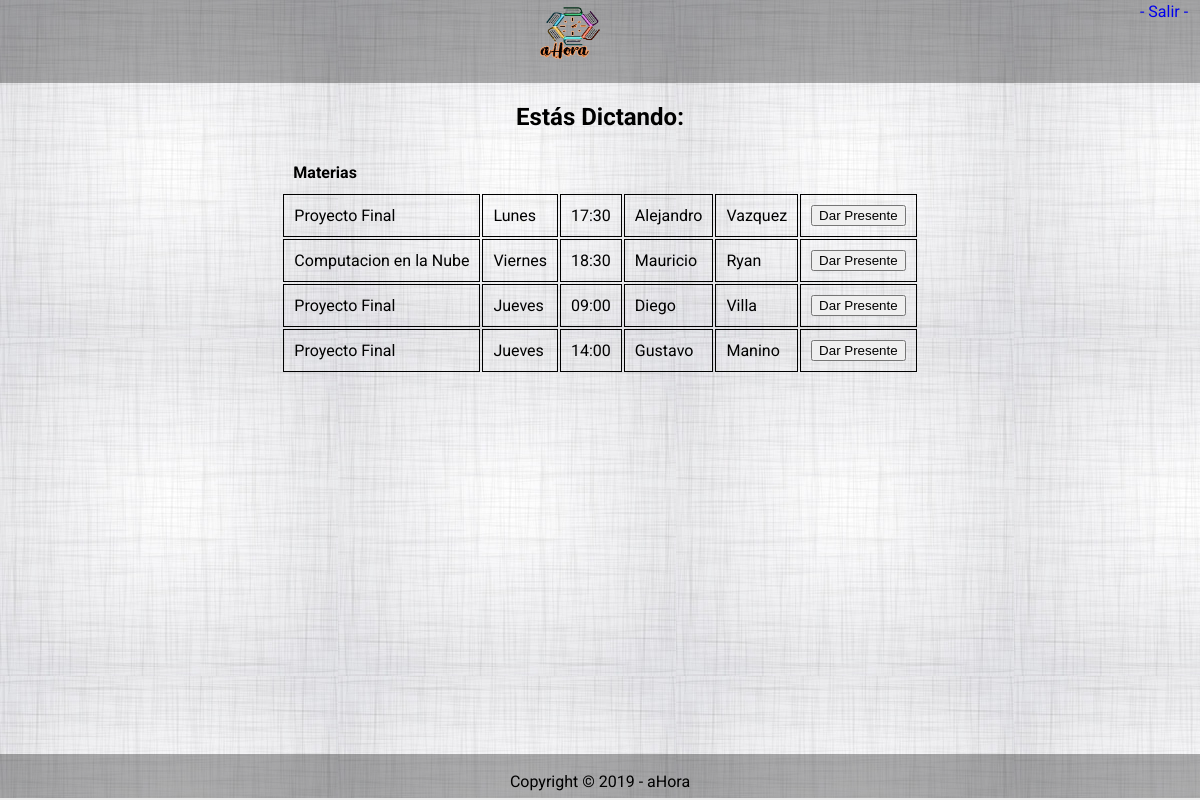
The page /vista/asistencia/asistenciaAlumno.php (signed in) on the database as committed earlier.
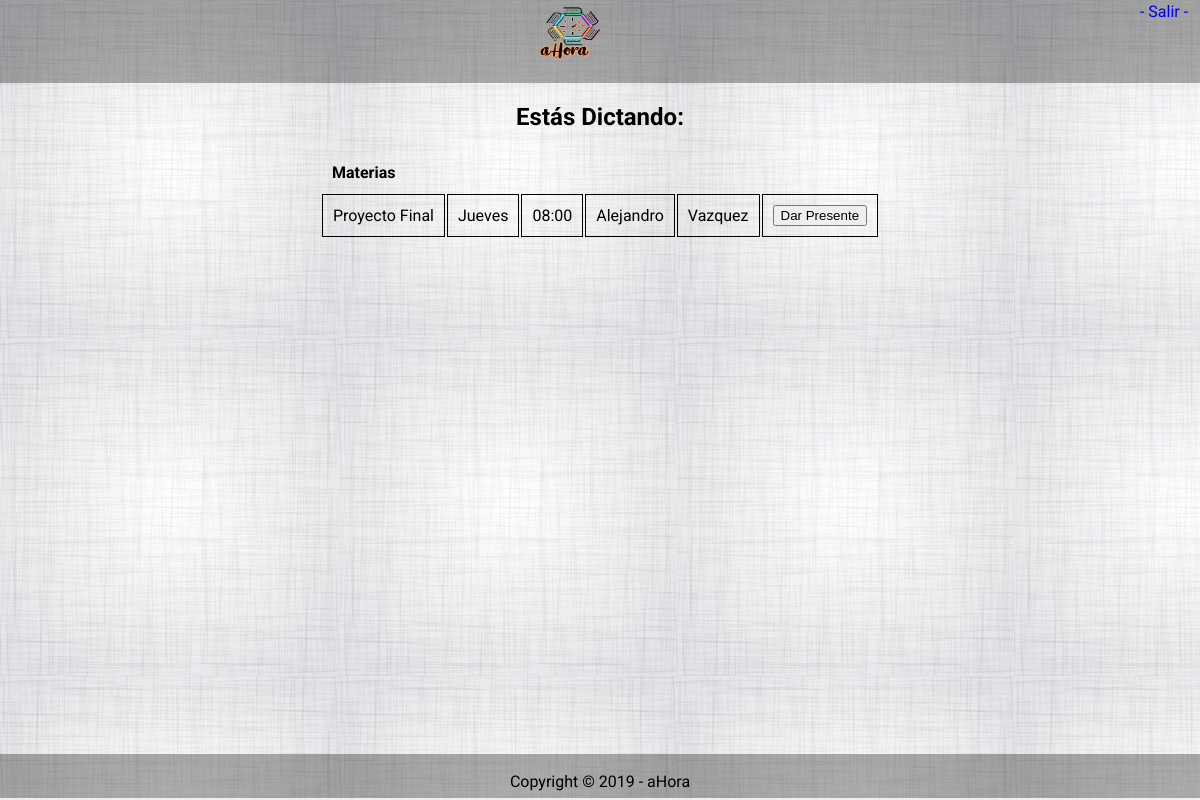
The same page on the database as committed later.
### tables this page shows
CREATE TABLE `materia` (
  `id_materia` int(20) NOT NULL,
  `nombreMateria` varchar(50) NOT NULL,
  `fk_departamento` int(20) NOT NULL,
  `fk_dia` int(20) NOT NULL
);

CREATE TABLE `dia` (
  `id_dia` int(20) NOT NULL,
  `dia` varchar(50) NOT NULL
);

CREATE TABLE `horariodeconsulta` (
  `id_horariodeconsulta` int(20) NOT NULL,
  `hora` char(5) NOT NULL,
  `activoDesde` date NOT NULL,
  `activoHasta` date NOT NULL,
  `fk_dia` int(20) NOT NULL,
  `fk_materia` int(20) NOT NULL,
  `fk_profesor` int(20) NOT NULL,
  `semestre` int(11) NOT NULL,
  `n` int(2) NOT NULL,
  `fk_aula` int(20) NOT NULL
);

CREATE TABLE `profesor` (
  `id_profesor` int(20) NOT NULL,
  `legajo` varchar(20) NOT NULL,
  `apellido` varchar(50) NOT NULL,
  `nombre` varchar(50) NOT NULL,
  `email` varchar(50) NOT NULL,
  `fk_dedicacion_materia_profesor` int(20) DEFAULT NULL
);

### vista/rutas.php (called while the page is built, shortened)
<?php
$URL='http://localhost/ProyectoFinalUTN';
$fondo="/vista/fondoCuerpo.jpg";
$AsistirAlumno='/controlador/asistencia/AsistirAlumno.php';

### controlador/asistencia/asistenciaControlador.php (called while the page is built, shortened)
<?php
require 'C:/xampp/htdocs/ProyectoFinalUTN/vista/rutas.php';
class Asistenciacontrolador extends conexion
{
function BuscarMateriasAAsistir($idalumno){
            $ListDetalles=array();
            $conn = $this->getconexion();
            $stmt = $conn->prepare("SELECT id_detalleanotados,fk_horadeconsulta FROM detalleanotados where fk_alumno=$idalumno ");
            $stmt->execute();
                while($row = $stmt->fetch()) {
                        $detalle = new Detalleanotados();
                        $detalle->setid_detalleanotados($row['id_detalleanotados']);
                        $detalle->setfk_horadeconsulta($row['fk_horadeconsulta']);
                        $iddetalle=$row['id_detalleanotados'];
                        $Estados=array();
                        $stmt2 = $conn->prepare("SELECT id_anotadoestado,fechaAnotadosEstado,horaAnotadosEstado,fk_estadoanotados FROM anotadosestado where fk_detalleanotados=$iddetalle ");
                        $stmt2->execute();
                        while($row = $stmt2->fetch()) {
                            $anotado = new AnotadosEstado();
                            $anotado->setid_anotadosEstado($row['id_anotadoestado']);
                            $anotado->setfechaAnotadosEstado($row['fechaAnotadosEstado']);
                            $anotado->sethoraAnotadosEstado($row['horaAnotadosEstado']);
                            $idnombreestado=$row['fk_estadoanotados'];
                            $stmt3 = $conn->prepare("SELECT nombreEstado,id_estadoanotados FROM estadoanotados where id_estadoanotados=$idnombreestado ");
                            $stmt3->execute();
                            while($row = $stmt3->fetch()) {
                                $estado = new EstadoAnotados();
                                $estado->setnombreEstado($row['nombreEstado']);
                                $estado->setid_estadoanotados($row['id_estadoanotados']);
                                $anotado->setEstadoAnotados($estado);
                            }
                                array_push($Estados,$anotado);
                        }
                        $detalle->setAnotadosEstado($Estados);
                        array_push($ListDetalles,$detalle);
                }
                $ListHoraDeConsulta=array();
               foreach ($ListDetalles as $detalle) {
                  $d= $detalle->getAnotadosEstado();
             if  ( end($d)->getEstadoAnotados()->getnombreEstado()=="Anotado") {
                $id= $detalle->getfk_horadeconsulta();
                $idvaluedetalle=$detalle->getid_detalleanotados();
                $stmt4 = $conn->prepare("SELECT id_horadeconsulta,fk_horariodeconsulta,fk_materia FROM horadeconsulta where id_horadeconsulta=$id ");
                $stmt4->execute();
                                while($row = $stmt4->fetch()) {
                                    $hora = new HoraDeConsulta();
                                    $hora->settempiddetalle($idvaluedetalle);
                                    $hora->setid_horadeconsulta($row['id_horadeconsulta']);
                                    $hora->setDetalleAnotados($detalle);
                                    $listaAvisos=array();
                                    $tempidhorario =$row['fk_horariodeconsulta'];
                                    $tempmaeria =$row['fk_materia'];
                                    $tempidhora=$row['id_horadeconsulta'];
                                    $hora->setPresentismo(false);
                                    $stmt9 = $conn->prepare("SELECT id_presentismo FROM presentismo where fk_horadeconsulta=$tempidhora and HoraHasta='00:00:00'");
                                    $stmt9->execute();
                                    $stmt5 = $conn->prepare("SELECT id_avisoprofesor,fechaAvisoProfesor,detalleDescripcion,horaAvisoProfesor FROM avisoprofesor where fk_horadeconsulta=$tempidhora");
                                    $stmt5->execute();
                                    while($row = $stmt5->fetch()) {
                                        $aviso = new AvisoProfesor();
                                        $aviso->setid_avisoprofesor($row['id_avisoprofesor']);
                                        $aviso->setfechaAvisoProfesor($row['fechaAvisoProfesor']);
                                        $aviso->setdetalleDescripcion($row['detalleDescripcion']);
                                        $aviso->sethoraAvisoProfesor($row['horaAvisoProfesor']);
                                        array_push($listaAvisos,$aviso);
                                    }
                                    $hora->setAvisoProfesor($listaAvisos);
                                    $stmt5 = $conn->prepare("SELECT id_materia,nombreMateria,fk_departamento,fk_dia FROM materia where id_materia=$tempmaeria");
                                    $stmt5->execute();
                                    while($row = $stmt5->fetch()) {
                                        $mat = new Materia();
                                        $mat->setid_materia($row['id_materia']);
                                        $mat->setnombreMateria($row['nombreMateria']);
                                        $hora->setMateria($mat);
                                    }
                                    $stmt6 = $conn->prepare("SELECT  id_horariodeconsulta,hora,activoDesde,activoHasta,semestre,fk_dia,fk_profesor,fk_materia FROM horariodeconsulta where id_horariodeconsulta=$tempidhorario");
                                    $stmt6->execute();
                                        while($row = $stmt6->fetch()) {
                                            $hor = new HorarioDeConsulta();
                                            $hor->setid_horariodeconsulta($row['id_horariodeconsulta']);
                                            $hor->sethora($row['hora']);
                                            $hor->setactivoDesde($row['activoDesde']);
                                            $hor->setactivoHasta($row['activoHasta']);
                                            $hor->setsemestre($row['semestre']);
                                                $tempDia =$row['fk_dia'];
                                                $tempProfesor =$row['fk_profesor'];
                                                $stmt7 = $conn->prepare("SELECT id_dia,dia FROM dia where id_dia=$tempDia");
                                                $stmt7->execute();
                                                while($row = $stmt7->fetch()) {
                                                    $dia = new Dia();
                                                    $dia->setid_dia($row['id_dia']);
                                                    $dia->setdia($row['dia']);
                                                    $hor->setdia($dia);
                                                }
                                                $stmt8 = $conn->prepare("SELECT id_profesor,apellido,nombre FROM profesor where id_profesor=$tempProfesor");
                                                $stmt8->execute();
                                                while($row = $stmt8->fetch()) {
                                                    $prof = new Profesor();
                                                    $prof->setid_profesor($row['id_profesor']);
                                                    $prof->setapellido($row['apellido']);
                                                    $prof->setnombre($row['nombre']);
                                                    $hor->setprofesor($prof);
                                                }
                                            $hora->setHorarioDeConsulta($hor);
                                            }
                                    array_push($ListHoraDeConsulta,$hora);
                                    }
                }
            }
            return $ListHoraDeConsulta;
        }
        function buscarAlumnoDeUsuario($idusuario){
            $conn = $this->getconexion();
            $stmt = $conn->prepare("SELECT fk_alumno FROM usuario where id_usuario=$idusuario");
            $stmt->execute();
            $idalumno=null;
            while($row = $stmt->fetch()) {
               $idalumno=$row['fk_alumno'];
            }
           return $idalumno;
            }
}
?>

### modelo/DetalleAnotados.php (called while the page is built, shortened)
<?php
class DetalleAnotados
{
	var $id_detalleanotados;
	var $AnotadosEstado;
	var $fk_horadeconsulta;
	function getid_detalleanotados()
	{
		return $this->id_detalleanotados;
	}
	function setid_detalleanotados($newVal)
	{
		$this->id_detalleanotados = $newVal;
	}
	function getfk_horadeconsulta()
	{
		return $this->fk_horadeconsulta;
	}
	function setfk_horadeconsulta($newVal)
	{
		$this->fk_horadeconsulta = $newVal;
	}
	function getAnotadosEstado()
	{
		return $this->AnotadosEstado;
	}
	function setAnotadosEstado($newVal)
	{
		$this->AnotadosEstado = $newVal;
	}
}
?>

### modelo/AnotadosEstado.php (called while the page is built, shortened)
<?php
class AnotadosEstado
{
	var $EstadoAnotados;
	function getEstadoAnotados()
	{
		return $this->EstadoAnotados;
	}
	function setEstadoAnotados($newVal)
	{
		$this->EstadoAnotados = $newVal;
	}
}
?>

### modelo/EstadoAnotados.php (called while the page is built, shortened)
<?php
class EstadoAnotados
{
	var $nombreEstado;
	function getnombreEstado()
	{
		return $this->nombreEstado;
	}
	function setnombreEstado($newVal)
	{
		$this->nombreEstado = $newVal;
	}
}
?>

### vista/asistencia/asistenciaAlumno.php (the view, shortened to what the changed rows need)
<?php
require_once 'C:/xampp/htdocs/ProyectoFinalUTN/vista/rutas.php';
$idusuario=$_SESSION['usuario'];
$a=new Asistenciacontrolador();
$idAlumno=$a->buscarAlumnoDeUsuario($idusuario);
$asisitrAlumno=$URL.$AsistirAlumno;
?>
<!DOCTYPE html>
<html>
    <head>
        <link href="./../assert/css/style.css" rel="stylesheet" type="text/css"/>
    </head>
    <body background = <?php echo $URL.$fondo?>>
        <h2>Estás Dictando:</h2>
        <form action=<?php echo $asisitrAlumno?> method="POST">
            <div>
                <table align='center' class="table-mostrar" id="tablaMateria">
                    <tbody>
                        <tr>
                            <th> Materias </th>
                        </tr>
                        <?php
                        $a =new Asistenciacontrolador ;
                        $listaHora = $a->BuscarMateriasAAsistir($idAlumno);
                        foreach ($listaHora as $Hora): ?>
                        <?php if (null!==($Hora->getPresentismo())): ?>
                        <tr>
                            <td>
                                <?php echo $Hora->getMateria()->getnombreMateria()?>
                            </td>
                            <td><?php echo $Hora->getHorarioDeConsulta()->getdia()->getdia() ?></td>
                            <td><?php echo $Hora->getHorarioDeConsulta()->gethora() ?></td>
                            <td><?php echo $Hora->getHorarioDeConsulta()->getProfesor()->getNombre() ?></td>
                            <td><?php echo $Hora->getHorarioDeConsulta()->getProfesor()->getApellido() ?></td>
                            <td>
                            <button type="submit" name="asistir2" formaction=<?php echo $asisitrAlumno?> onclick="return confirm('Marcar Horario de <?php echo $Hora->getMateria()->getnombreMateria()?>?')"> Dar Presente</button>
                            </td>
                            </tr>
                            <?php endif; ?>
                        <?php endforeach; ?>
                    </tbody>
                </table>
            </div>
            <br>
        </form>
    </body>
</html>

Rows that differ between the two databases and show on the page:
no longer on this page (row unchanged): dia: dia "Lunes"
removed horariodeconsulta: hora "17:30"
no longer on this page (row unchanged): materia: nombreMateria "Computacion en la Nube"
no longer on this page (row unchanged): dia: dia "Viernes"
removed horariodeconsulta: hora "18:30"
no longer on this page (row unchanged): profesor: nombre "Mauricio", apellido "Ryan"
removed horariodeconsulta: hora "09:00"
no longer on this page (row unchanged): profesor: nombre "Diego", apellido "Villa"
removed horariodeconsulta: hora "14:00"
no longer on this page (row unchanged): profesor: nombre "Gustavo", apellido "Manino"
added horariodeconsulta: hora "08:00"
Other text that changed with them:
new list line: "Proyecto Final"
new list line: "Jueves"
new list line: "Alejandro Vazquez"
new list line: "Dar Presente"
list line gone: "Proyecto Final"
list line gone: "Alejandro Vazquez"
list line gone: "Dar Presente"
list line gone: "Jueves"
